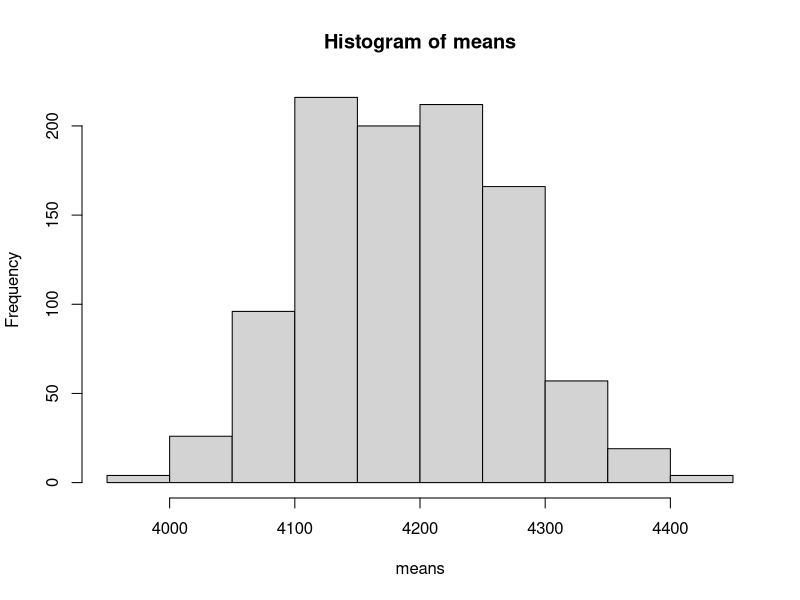
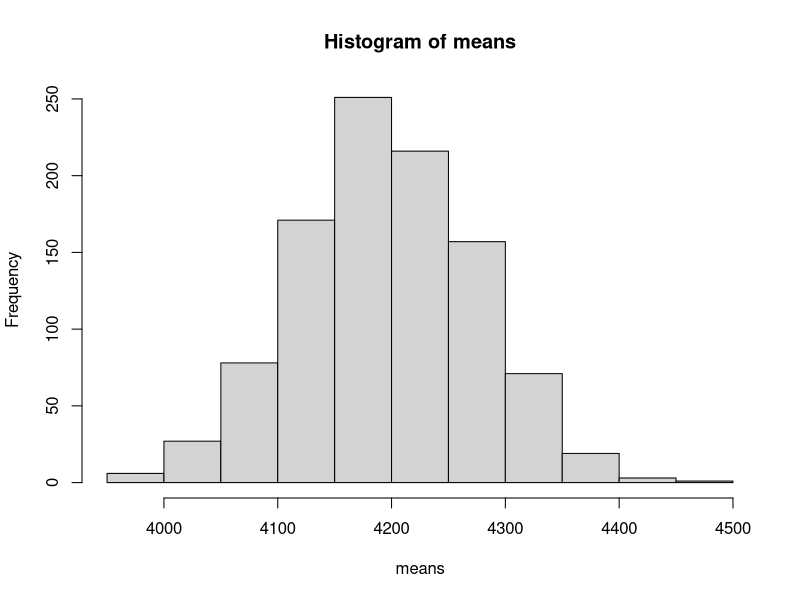
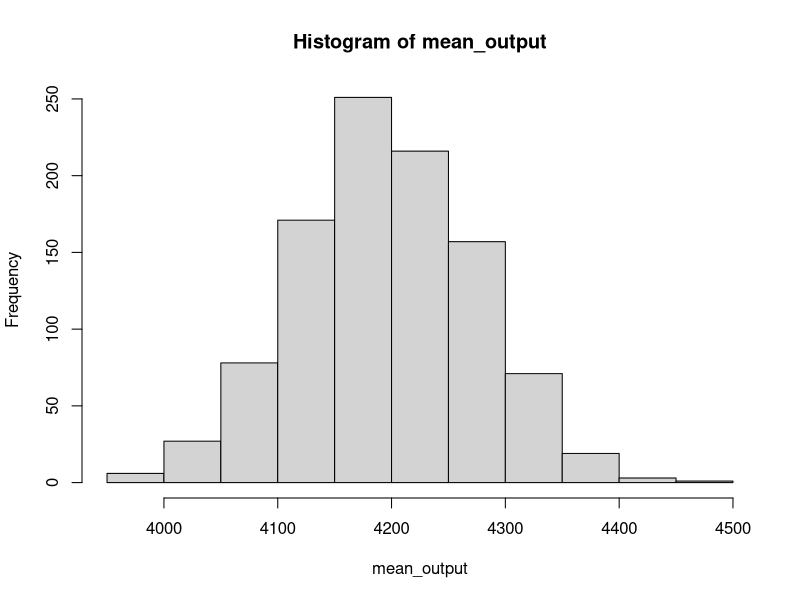
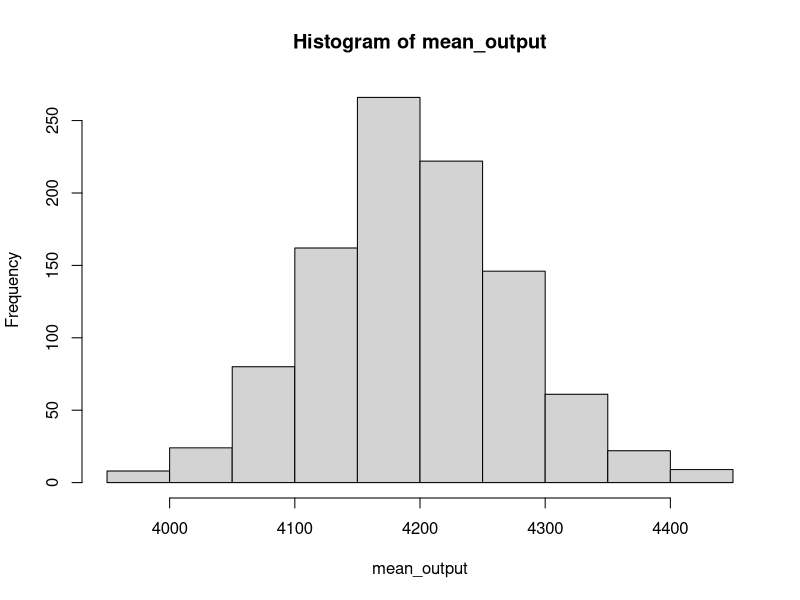
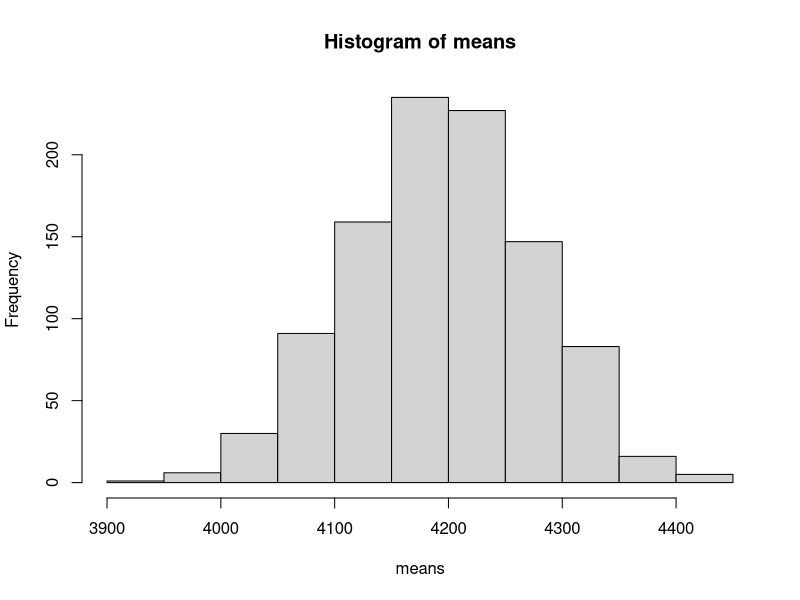
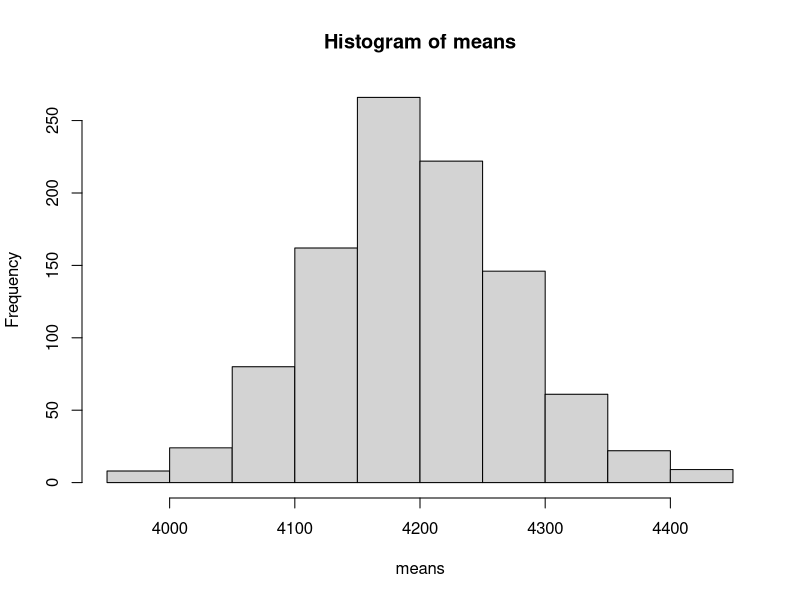
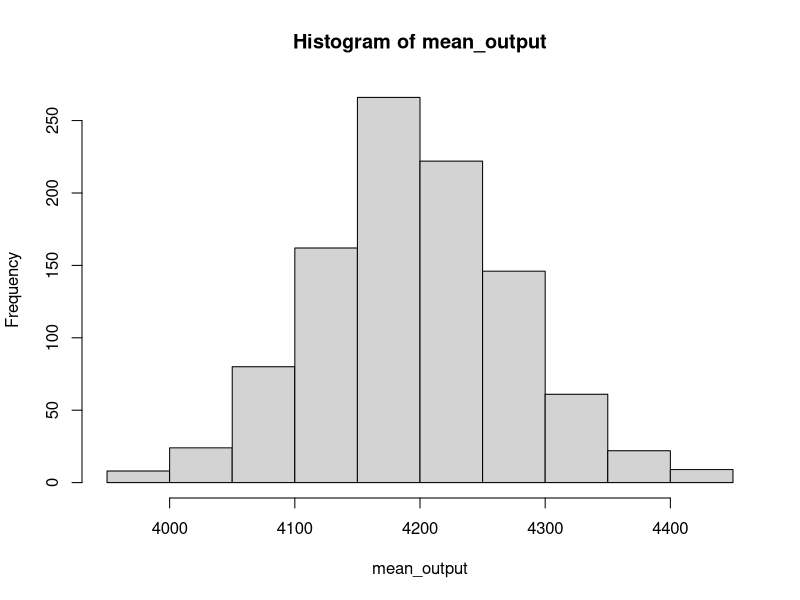
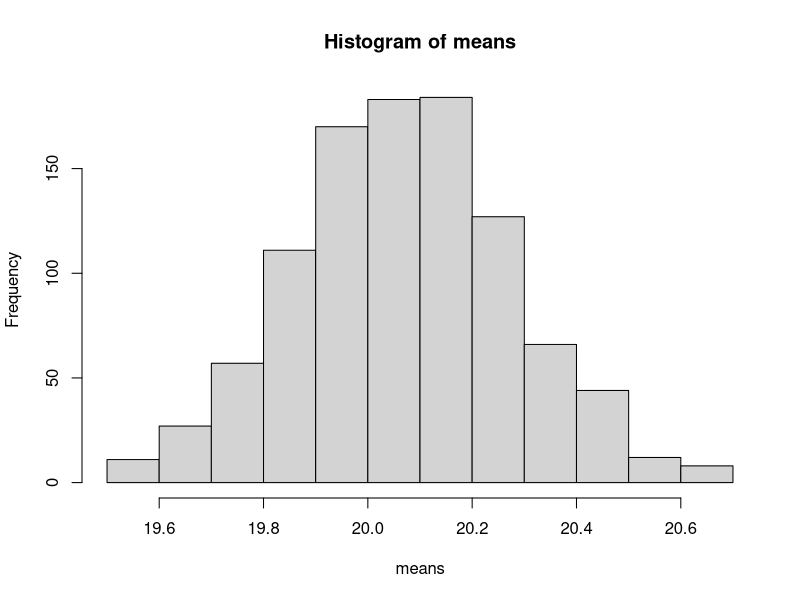

Generate these figures, in order, with R: (Note: this script raises an error after producing the figures.)
# Week 10 - Functions
# Elena & Willa
# 11/8/22

#### Load libraries, set options, and load data ####
library(tidyverse)
options(stringsAsFactors = FALSE)
penguins <- read.csv("../data/penguins_clean.csv") # (Note: only 2008 sample)


#### Warm up ####

# 1. Are there any times that you have had to copy and paste code in this class?
# What are some possible issues you can think of with repeatedly copy and
# pasting?

# - always...
# - for 101 exam -> copying code from prior work or another script
# - a lot to type and don't want to type it again
# - trouble shooting an error, code from Google
# - copy for making similar graphs

# What can go wrong?
# - override existing variables
# - names might be inconsistent
# - forget to select a comma or a bracket, code doesn't work

# ^^ Easier to make mistakes when copying



# The next two questions are about the code you wrote last week:

## Let's use bootstrapping to estimate how much the mean body mass varies between
## samples of penguins (standard error of the mean - SEM)
## Sample our sample (101) 1000 times!

# Vector to keep track of the sample means
means <- c()
for(i in 1:1000) {
  # 1) Create a resampled data set, sample WITH REPLACEMENT
  p.resampled <- penguins %>%
    slice_sample(n = nrow(penguins), replace = TRUE)
    
  
  # 2) Calculate the mean of body mass and save it
  means[i] <- mean(p.resampled$body_mass_g)
  
}

# Plot our means
hist(means)
sd(means)

# 2. What are at least two things you could change about this code to make it
# more "flexible" (e.g., "less hard coded")? Make those changes to the code
# above. Is there anything else you could make more flexible?

n_samp <- 1000
samp_size <- nrow(penguins)

means <- c()
for(i in 1:n_samp) {
  # 1) Create a resampled data set, sample WITH REPLACEMENT
  p.resampled <- penguins %>%
    slice_sample(n = samp_size, replace = TRUE)
  
  
  # 2) Calculate the mean of body mass and save it
  means[i] <- mean(p.resampled$body_mass_g)
  
}

# 3. What are some things you might want to change to use this code with new data?

# Change the data frame
# Variable of interest



## End of warm up ##


#### Let's make some functions! ####

# Let's make our sample size and num_samples more flexible!






# Now, let's take this one step even further in making this flexible by making
# it into a function called bootstrap_bodyMass



bootstrap_bodyMass <- function(n_samp) {
  
  samp_size <- nrow(penguins)
  
  means <- c()
  for(i in 1:n_samp) {
    # 1) Create a resampled data set, sample WITH REPLACEMENT
    p.resampled <- penguins %>%
      slice_sample(n = samp_size, replace = TRUE)
    
    
    # 2) Calculate the mean of body mass and save it
    means[i] <- mean(p.resampled$body_mass_g)
    
  }
  
  hist(means)
  
  return(means)
}

mean_output <- bootstrap_bodyMass(1000)
hist(mean_output)


# Let's add some additional functionality to our function.
# Let's make it so we can set a seed that we want it to use so that we (and
# others) can replicate our results.

bootstrap_bodyMass <- function(n_samp, seed) {
  
  set.seed(seed)
  
  samp_size <- nrow(penguins)
  
  means <- c()
  for(i in 1:n_samp) {
    # 1) Create a resampled data set, sample WITH REPLACEMENT
    p.resampled <- penguins %>%
      slice_sample(n = samp_size, replace = TRUE)
    
    
    # 2) Calculate the mean of body mass and save it
    means[i] <- mean(p.resampled$body_mass_g)
    
  }
  
  # hist(means)
  
  return(means)
}

mean_output <- bootstrap_bodyMass(n_samp = 1000, seed = 1234)
hist(mean_output)



# But what if I don't always want to pass it a seed? Right now, if I don't pass
# it a seed, the entire function doesn't work! We've added flexibility, but
# we've also removed some at the same time...

# To solve this problem, we can set a default value for an argument! This allows
# us to make an argument optional, and only if we pass something as an argument
# in the function will it override the default.

# Let's make the default value NA because if we don't specifically set a seed,
# we don't want there to be one, and we will just let R use the default seed. We
# will also need to make some changes to the body of our function to fully
# incorporate the change.



bootstrap_bodyMass <- function(n_samp, seed = NA) {
  
  
  if(!is.na(seed)) {
    set.seed(seed)
  }
  
  
  samp_size <- nrow(penguins)
  
  means <- c()
  for(i in 1:n_samp) {
    # 1) Create a resampled data set, sample WITH REPLACEMENT
    p.resampled <- penguins %>%
      slice_sample(n = samp_size, replace = TRUE)
    
    
    # 2) Calculate the mean of body mass and save it
    means[i] <- mean(p.resampled$body_mass_g)
    
  }
  
  hist(means)
  
  return(means)
}

mean_output <- bootstrap_bodyMass(n_samp = 1000)

mean_output <- bootstrap_bodyMass(n_samp = 1000, seed = 1234)

hist(mean_output)





# What other parts of this function would we want to make more flexible?










# Maybe I don't only want to find the bootstrapped error of body_mass_g. Perhaps
# I want the flexibility to find any of the variables I have!


bootstrap_bodyMass <- function(n_samp, var, seed = NA) {
  
  
  if(!is.na(seed)) {
    set.seed(seed)
  }
  
  
  samp_size <- nrow(penguins)
  
  means <- c()
  for(i in 1:n_samp) {
    # 1) Create a resampled data set, sample WITH REPLACEMENT
    p.resampled <- penguins %>%
      slice_sample(n = samp_size, replace = TRUE)
    
    
    # 2) Calculate the mean of our variable and save it
    means[i] <- mean(p.resampled[, var])
    
  }
  
  hist(means)
  
  return(means)
  
}

mean_output <- bootstrap_bodyMass(n_samp = 1000, var = "bill_depth_mm")

mean_output <- bootstrap_bodyMass(n_samp = 1000, var = "bill_depth_mm", seed = 1234)
mean_output <- bootstrap_bodyMass(n_samp = 1000, var = "body_mass_g", seed = 1234)


hist(mean_output)





# ^^ should give us the same as what we got before with the _bodyMass function!



# Let's try it with another variable, bill_length_mm





# What if we wanted to do it with a different data set?
# Load more data
baby <- read.csv("../data/brainwavebabydata.csv")
happiness <- read.csv("../data/world-happiness_2020.csv")



bootstrap_bodyMass <- function(n_samp, var, data, seed = NA) {
  # This function ....
  
  # Arguments:
  # n_samp - a number indicating the number of times to sample the data
  # var - a string with the name of the column 
  
  
  # Output:
  # vector of means... 
  
  if(!is.na(seed)) {
    set.seed(seed)
  }
  
  
  samp_size <- nrow(data)
  
  means <- c()
  for(i in 1:n_samp) {
    # 1) Create a resampled data set, sample WITH REPLACEMENT
    data.resampled <- data %>%
      slice_sample(n = samp_size, replace = TRUE)
    
    
    # 2) Calculate the mean of our variable and save it
    means[i] <- mean(data.resampled[, var])
    
  }
  
  hist(means)
  
  return(means)
  
}

mean_output <- bootstrap_bodyMass(n_samp = 1000, var = "bill_depth_mm")

mean_output <- bootstrap_bodyMass(n_samp = 1000, 
                                  var = "bill_depth_mm", 
                                  data = penguins, 
                                  seed = 1234)

mean_output <- bootstrap_bodyMass(n_samp = 1000, 
                                  var = "body_mass_g", 
                                  data = penguins, 
                                  seed = 1234)


mean_output <- bootstrap_bodyMass(n_samp = 1000, 
                                  var = "Ladder_score", 
                                  data = happiness, 
                                  seed = 1234)


hist(mean_output)






# ^^ should give us the same as what we got before with the _penguins function!


# It does!


# Now, try it with another data set and variable. Then we will do some together.









# If I were writing this function for my work, I would TEST TEST TEST! We would
# need to make sure that everything is working properly!






# Now that we have a working function, next thing is to DOCUMENT it so that we can easily share it with others!
# The most important things to document about a function are 3-fold:
# 1) What it does
# 2) What its arguments are (both the type and what it is/what purpose it serves)
# 3) What it returns

# Let's do this documentation for our bootstrap_SEM function














#### Good resources about functions ####
# Basic intro to functions:
# https://swcarpentry.github.io/r-novice-inflammation/02-func-R/

# Intro to roxygen2 for more formally documenting functions that you make:
# https://combine-australia.github.io/r-pkg-dev/documenting-functions.html


